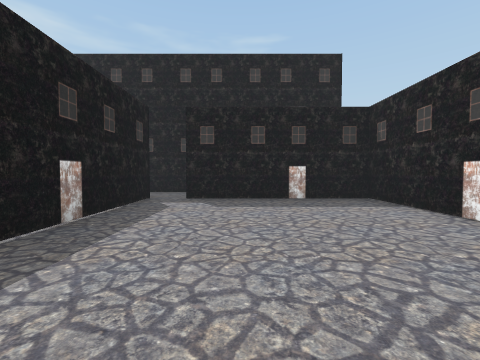
view 1 (above)

24 first-person views from a walk through a 3-D level made in the Unity game engine. The camera is 1.5 m above the floor, tilts 2° down and sees 90° across. The floor is counted in squares, 2 m on a side. Each view is taken from the middle of a square. On the plan, view 1 faces up. The plan holds only what a view shows up to about 9 squares ahead; the rest is blank. The place goes on beyond the plan. The player is left out.

view 2
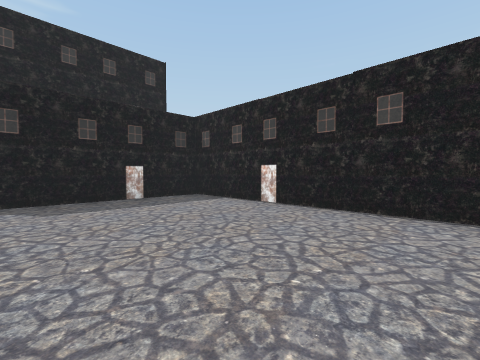

view 3
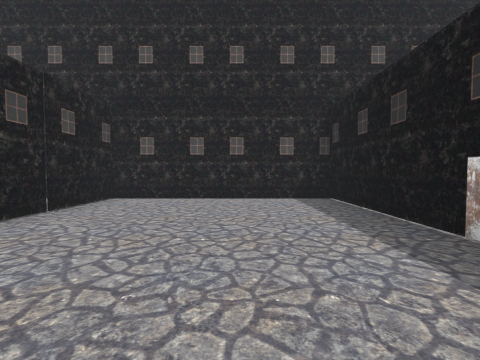

view 4
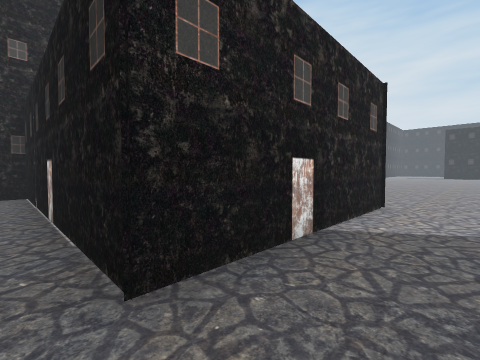

view 5
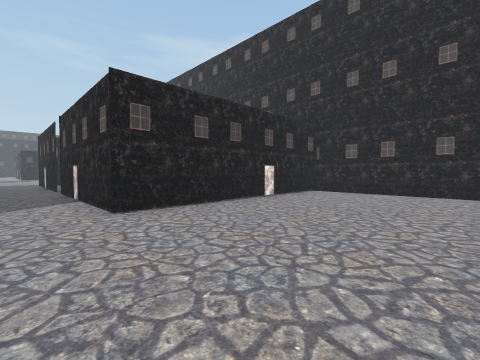

view 6
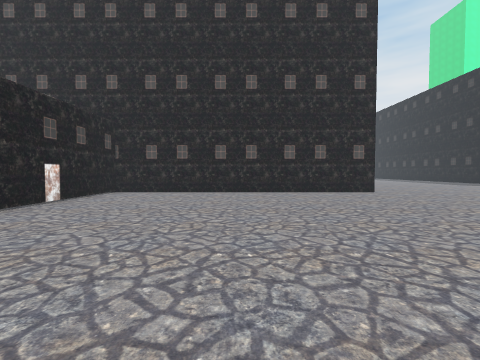

view 7
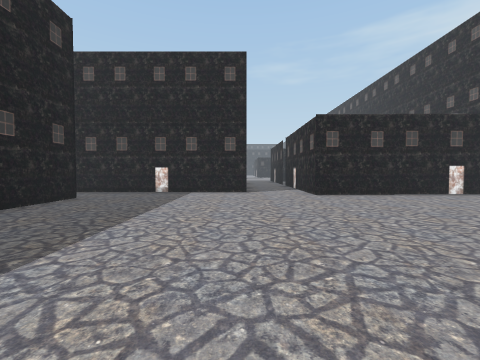

view 8
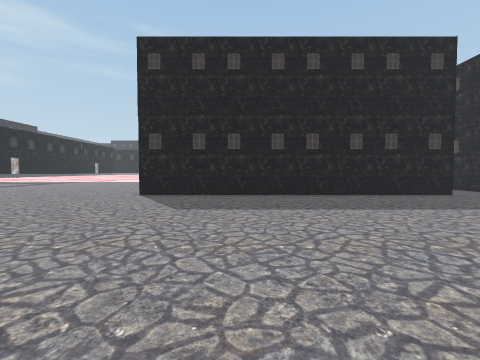

view 9
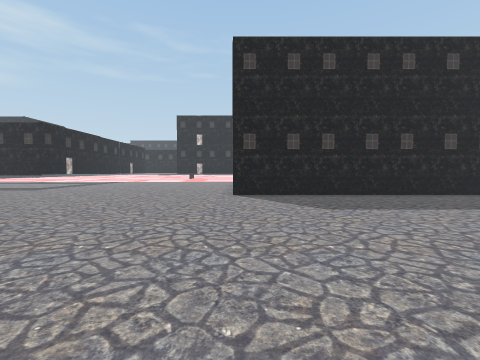

view 10
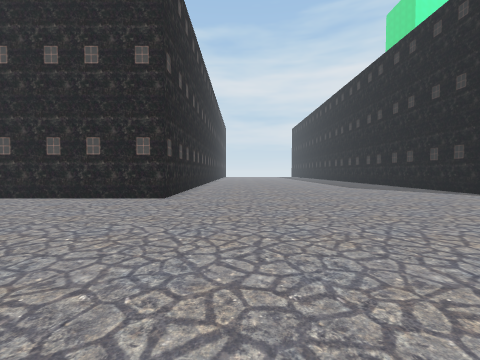

view 11
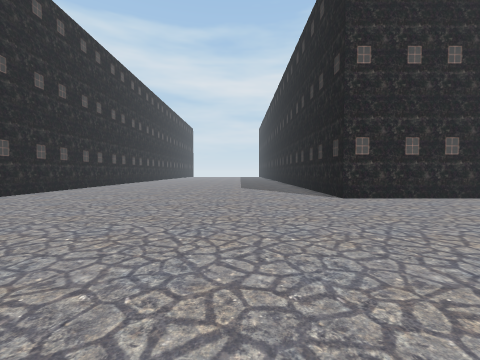

view 12
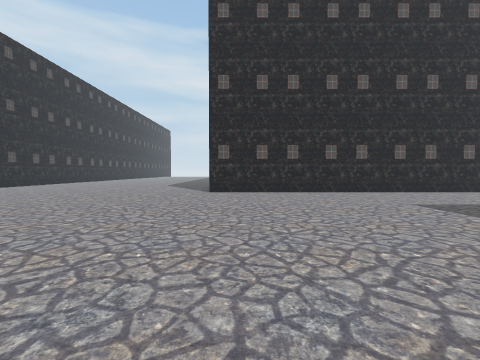

view 13
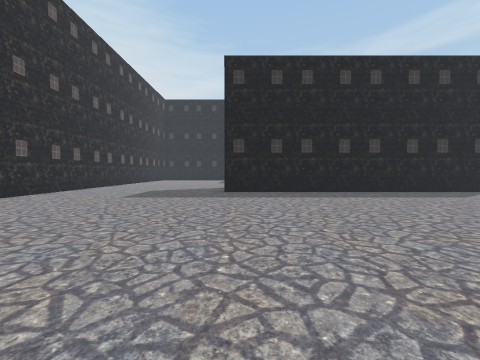

view 14
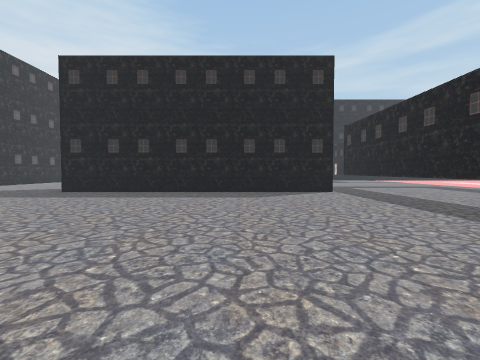

view 15
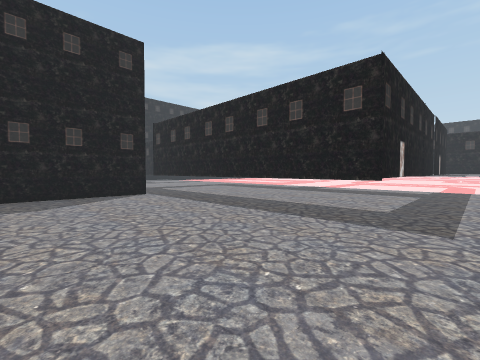

view 16
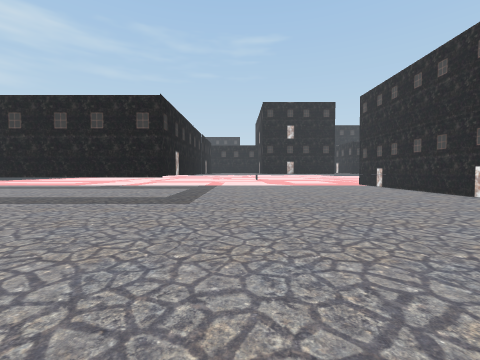

view 17
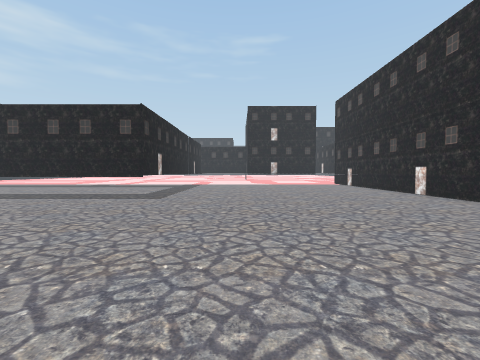

view 18
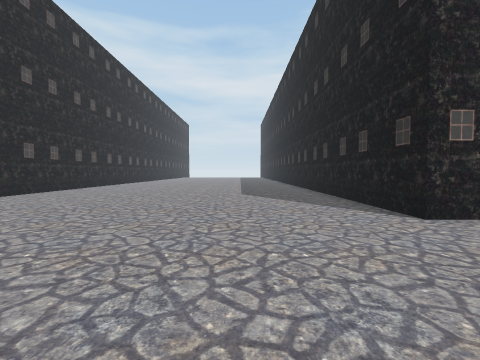

view 19
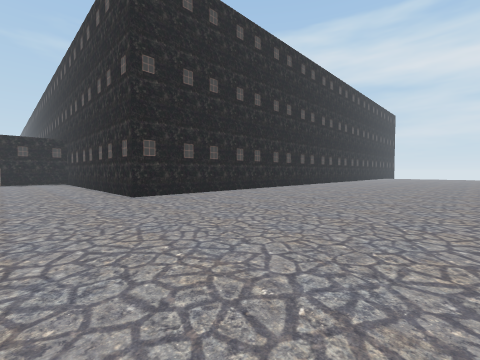

view 20
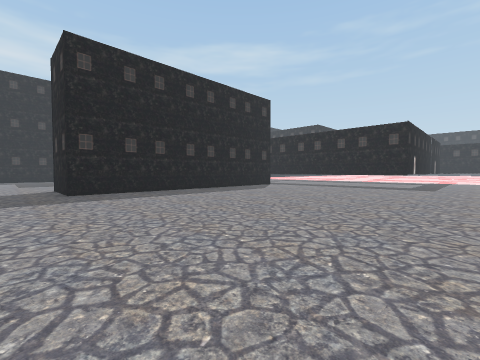

view 21
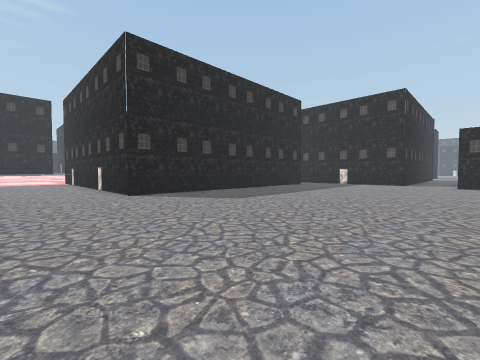

view 22
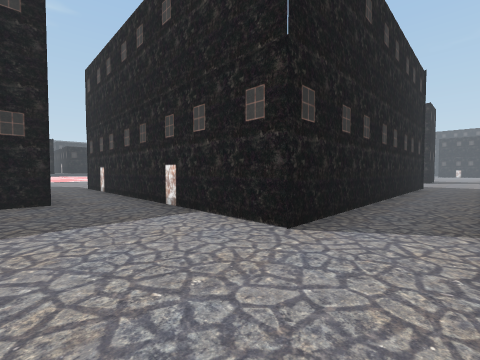

view 23
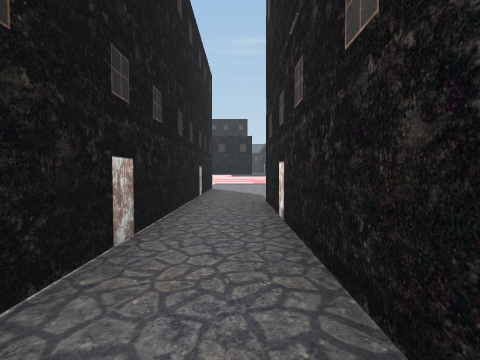

view 24
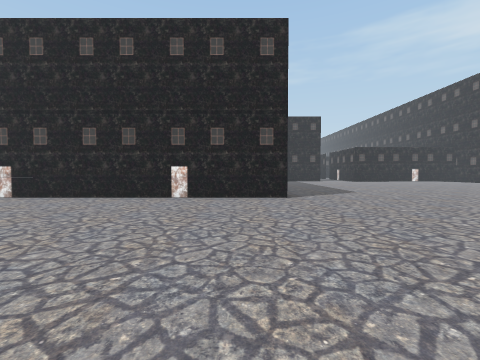

### Floor plan
Points are (right, up) in squares from view 1. A wall is a line through its corners. A room is listed if a view was taken in it or the views show most of it. See-through windows are left out.
Room 1 (views 1, 2, 3)
walls: (-2.5, 6.6) (-2.5, -0.7) (3.5, -0.7) (3.5, 6.6) (-1.5, 6.6)
ways out: opening at (-2, 7) to room 2
Room 2 (views 4, 5, 6, 7, 8, 9, 10, 11, 12, 13, 14, 15, 16, 17, 18, 19, 20, 21, 22, 23, 24)
walls: (-16.9, -6.1) (-16.9, -0.7) (-7.5, -0.7) (-7.5, 6.6) (-2.5, 6.6); (-27.4, 19.5) (-27.4, 17.4) (-34, 17.4); (-8.1, 13.7) (-18.2, 13.7) (-18.2, 19.5); (-33.9, 15.5) (-33.9, 5.5) (-36.2, 5.5); (-36.5, -0.7) (-26.9, -0.7) (-26.9, -6); (-8.2, 19.5) (-8.2, 14.1); (-1.4, 8.8) (-6.3, 8.8) (-6.3, 18.8)
ways out: opening at (-2, 7) to room 1; opening at (-34, 16.5); opening at (-6, 19); opening at (-1, 8)

Positions as (right, up) in squares from view 1, and headings:
1: (0, 0), facing up
2: (-1, 0), facing up-right
3: (0, 6), facing down
4: (-2, 8), facing down-left
5: (-12, 8), facing down-right
6: (-12, 8), facing down
7: (-15, 9), facing right
8: (-15, 6), facing up
9: (-18, 6), facing up
10: (-19, 6), facing down
11: (-24, 6), facing down
12: (-28, 8), facing down
13: (-25, 6), facing left
14: (-25, 12), facing left
15: (-26, 12), facing up-left
16: (-25, 10), facing up
17: (-24, 9), facing up
18: (-24, 3), facing down
19: (-24, 2), facing down-right
20: (-25, 4), facing up-left
21: (-21, 6), facing up-right
22: (-9, 7), facing up-right
23: (-7, 13), facing up
24: (-25, 15), facing right
